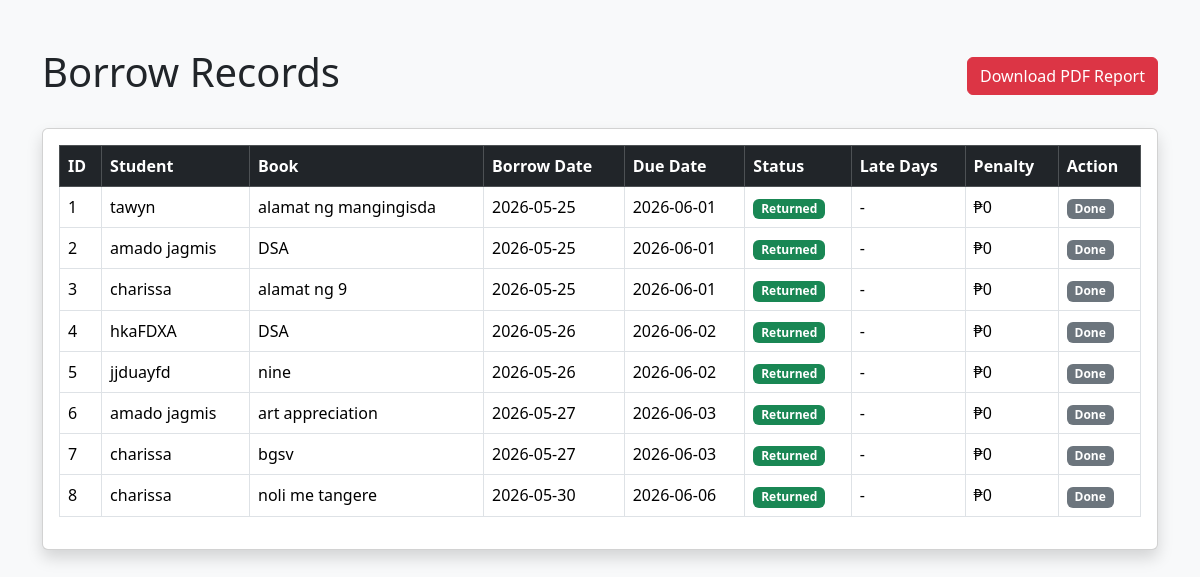
Before: /borrow_records (signed in) with the older database file.
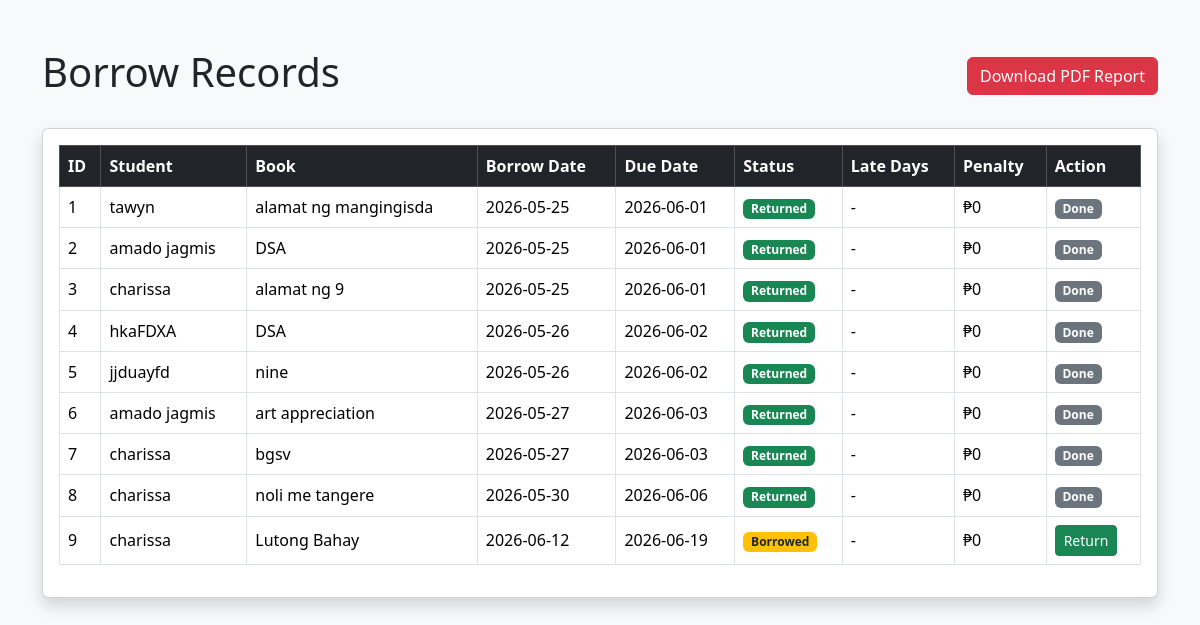
After: the same page with the newer database file.
### tables this page shows
CREATE TABLE borrow_books (
    id INTEGER PRIMARY KEY AUTOINCREMENT,
    student_name TEXT NOT NULL,
    book_id INTEGER NOT NULL,
    book_title TEXT NOT NULL,
    borrow_date TEXT NOT NULL,
    due_date TEXT NOT NULL,
    status TEXT NOT NULL
);

### app.py (the view)
@app.route('/borrow_records')
@login_required
def borrow_records():
    conn = sqlite3.connect('database.db')
    cursor = conn.cursor()
    cursor.execute("SELECT * FROM borrow_books")
    records = cursor.fetchall()
    conn.close()
    current_date = datetime.now()
    updated_records = []
    for record in records:
        due_date = datetime.strptime(record[5], '%Y-%m-%d')
        late_days = 0
        penalty = 0
        status = record[6]
        if (
            current_date > due_date
            and status == 'Borrowed'
        ):
            late_days = (
                current_date - due_date
            ).days
            penalty = late_days * 5
            status = 'Overdue'
        updated_records.append({
            'id': record[0],
            'student': record[1],
            'book': record[3],
            'borrow_date': record[4],
            'due_date': record[5],
            'status': status,
            'late_days': late_days,
            'penalty': penalty
        })
    return render_template(
        'borrow_records.html',
        records=updated_records
    )

### app.py (called while the page is built)
def login_required(f):
    @wraps(f)
    def decorated_function(*args, **kwargs):
        if 'user_id' not in session:
            return redirect('/login')
        return f(*args, **kwargs)
    return decorated_function

### templates/borrow_records.html (shortened to what this page needs)
<!DOCTYPE html>
<html>
<head>
    <link href="https://cdn.jsdelivr.net/npm/bootstrap@5.3.3/dist/css/bootstrap.min.css" rel="stylesheet">
</head>
<body class="bg-light">
<div class="container mt-5">
    <div class="d-flex justify-content-between align-items-center mb-4">
        <h1>Borrow Records</h1>
        <a href="/generate_report" class="btn btn-danger">
            Download PDF Report
        </a>
    </div>
    <div class="card shadow p-3">
        <table class="table table-bordered table-hover align-middle">
            <thead class="table-dark">
                <tr>
                    <th>ID</th>
                    <th>Student</th>
                    <th>Book</th>
                    <th>Borrow Date</th>
                    <th>Due Date</th>
                    <th>Status</th>
                    <th>Late Days</th>
                    <th>Penalty</th>
                    <th>Action</th>
                </tr>
            </thead>
            <tbody>
                {% for record in records %}
                <tr>
                    <td>{{ record.id }}</td>
                    <td>{{ record.student }}</td>
                    <td>{{ record.book }}</td>
                    <td>{{ record.borrow_date }}</td>
                    <td>{{ record.due_date }}</td>
                    <td>
                        {% if record.status == 'Overdue' %}
                        <span class="badge bg-danger">
                            Overdue
                        </span>
                        {% elif record.status == 'Returned' %}
                        <span class="badge bg-success">
                            Returned
                        </span>
                        {% else %}
                        <span class="badge bg-warning text-dark">
                            Borrowed
                        </span>
                        {% endif %}
                    </td>
                    <td>
                        {% if record.late_days > 0 %}
                            {{ record.late_days }} days
                        {% else %}
                            -
                        {% endif %}
                    </td>
                    <td>
                        {% if record.penalty > 0 %}
                            ₱{{ record.penalty }}
                        {% else %}
                            ₱0
                        {% endif %}
                    </td>
                    <td>
                        {% if record.status != 'Returned' %}
                        <a
                            href="/return_book/{{ record.id }}"
                            class="btn btn-success btn-sm"
                        >
                            Return
                        </a>
                        {% else %}
                        <span class="badge bg-secondary">
                            Done
                        </span>
                        {% endif %}
                    </td>
                </tr>
                {% endfor %}
            </tbody>
        </table>
    </div>
</div>
</body>
</html>

Changed rows visible on the page:
added borrow_books: id "9", student "charissa", book "Lutong Bahay", borrow_date "2026-06-12", due_date "2026-06-19", status "Borrowed"
